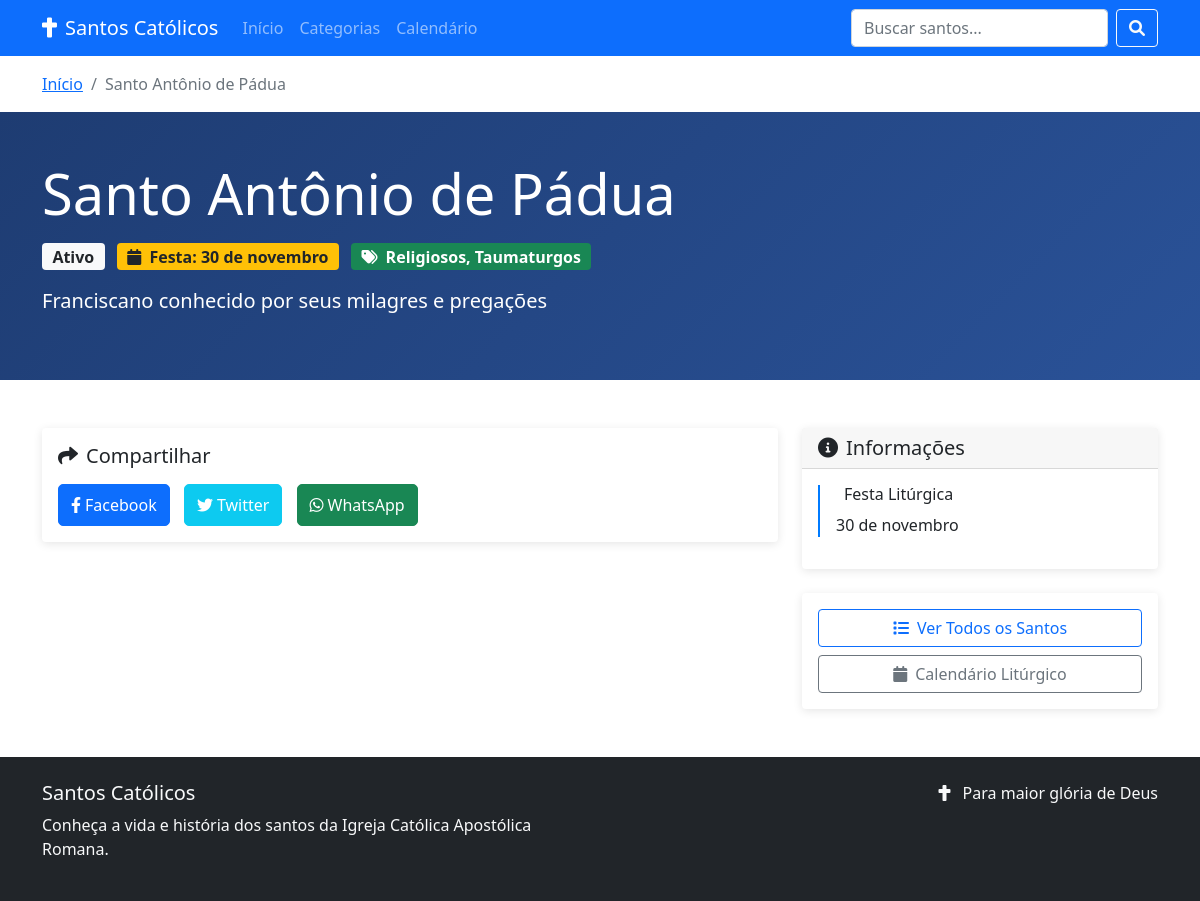
The page /santo.php?slug=santo-antonio on the database its author committed.
### tables this page shows
CREATE TABLE IF NOT EXISTS santos (
    id INT AUTO_INCREMENT PRIMARY KEY,
    nome VARCHAR(255) NOT NULL,
    nome_completo VARCHAR(255),
    slug VARCHAR(255) NOT NULL UNIQUE,
    resumo TEXT,
    biografia TEXT,
    data_nascimento DATE,
    local_nascimento VARCHAR(255),
    data_morte DATE,
    local_morte VARCHAR(255),
    data_canonizacao DATE,
    papa_canonizacao VARCHAR(255),
    data_festa DATE,
    padroeiro_de TEXT,
    simbolos TEXT,
    imagem VARCHAR(255),
    milagres TEXT,
    oracao TEXT,
    status ENUM('ativo', 'inativo') DEFAULT 'ativo',
    created_at TIMESTAMP DEFAULT CURRENT_TIMESTAMP,
    updated_at TIMESTAMP DEFAULT CURRENT_TIMESTAMP ON UPDATE CURRENT_TIMESTAMP
);

### classes/Santo.php (called while the page is built, shortened)
<?php
class Santo {
    private $conn;
    private $table_name = "santos";
    public function __construct($db) {
        $this->conn = $db;
    }
    public function buscarPorSlug($slug) {
        try {
            $query = "SELECT s.*, GROUP_CONCAT(DISTINCT c.nome ORDER BY c.nome SEPARATOR ', ') as categorias
                      FROM " . $this->table_name . " s
                      LEFT JOIN santo_categoria sc ON s.id = sc.santo_id
                      LEFT JOIN categorias c ON sc.categoria_id = c.id
                      WHERE s.slug = :slug AND s.status = 'ativo'
                      GROUP BY s.id";
            $stmt = $this->conn->prepare($query);
            $stmt->bindParam(':slug', $slug, PDO::PARAM_STR);
            $stmt->execute();
            return $stmt->fetch();
        } catch(PDOException $e) {
            error_log("Erro ao buscar santo por slug: " . $e->getMessage());
            return false;
        }
    }
}
?>

### utils/functions.php (called while the page is built, shortened)
<?php
function formatarDataLiturgica($data) {
    $meses = [
        1 => 'janeiro', 2 => 'fevereiro', 3 => 'março', 4 => 'abril',
        5 => 'maio', 6 => 'junho', 7 => 'julho', 8 => 'agosto',
        9 => 'setembro', 10 => 'outubro', 11 => 'novembro', 12 => 'dezembro'
    ];
    $timestamp = strtotime($data);
    $dia = date('j', $timestamp);
    $mes_num = (int)date('n', $timestamp);
    $mes = isset($meses[$mes_num]) ? $meses[$mes_num] : '';
    return "$dia de $mes";
}
?>

### santo.php (the view, shortened to what this page needs)
<?php
require_once 'classes/Santo.php';
require_once 'utils/functions.php';
$database = new Database();
$db = $database->getConnection();
$santoObj = new Santo($db);
$slug = $_GET['slug'];
$santo = $santoObj->buscarPorSlug($slug);
?>
<!DOCTYPE html>
<html lang="pt-BR">
<head>
    <link href="https://cdnjs.cloudflare.com/ajax/libs/bootstrap/5.1.3/css/bootstrap.min.css" rel="stylesheet">
    <link href="https://cdnjs.cloudflare.com/ajax/libs/font-awesome/6.0.0/css/all.min.css" rel="stylesheet">
</head>
<body>
    <nav class="navbar navbar-expand-lg navbar-dark bg-primary">
        <div class="container">
            <a class="navbar-brand" href="index.php">
                <i class="fas fa-cross me-2"></i>Santos Católicos
            </a>
            <div class="collapse navbar-collapse" id="navbarNav">
                <ul class="navbar-nav me-auto">
                    <li class="nav-item">
                        <a class="nav-link" href="index.php">Início</a>
                    </li>
                    <li class="nav-item">
                        <a class="nav-link" href="categorias.php">Categorias</a>
                    </li>
                    <li class="nav-item">
                        <a class="nav-link" href="calendario.php">Calendário</a>
                    </li>
                </ul>
                <form class="d-flex" method="GET" action="index.php">
                    <input class="form-control me-2" type="search" name="busca" placeholder="Buscar santos...">
                    <button class="btn btn-outline-light" type="submit">
                        <i class="fas fa-search"></i>
                    </button>
                </form>
            </div>
        </div>
    </nav>
    <div class="container mt-3">
        <nav aria-label="breadcrumb">
            <ol class="breadcrumb">
                <li class="breadcrumb-item"><a href="index.php">Início</a></li>
                <li class="breadcrumb-item active" aria-current="page"><?= htmlspecialchars($santo['nome']) ?></li>
            </ol>
        </nav>
    </div>
    <section class="saint-header">
        <div class="container">
            <div class="row align-items-center">
                <div class="col-lg-8">
                    <h1 class="display-4 mb-3"><?= htmlspecialchars($santo['nome']) ?></h1>
                    <div class="mb-3">
                        <span class="badge bg-light text-dark fs-6 me-2">
                            <?= ucfirst($santo['status']) ?>
                        </span>
                        <?php if ($santo['data_festa']): ?>
                        <span class="badge bg-warning text-dark fs-6 me-2">
                            <i class="fas fa-calendar me-1"></i>
                            Festa: <?= formatarDataLiturgica($santo['data_festa']) ?>
                        </span>
                        <?php endif; ?>
                        <?php if ($santo['categorias']): ?>
                        <span class="badge bg-success fs-6">
                            <i class="fas fa-tags me-1"></i>
                            <?= htmlspecialchars($santo['categorias']) ?>
                        </span>
                        <?php endif; ?>
                    </div>
                    <?php if ($santo['resumo']): ?>
                    <p class="lead"><?= htmlspecialchars($santo['resumo']) ?></p>
                    <?php endif; ?>
                </div>
            </div>
        </div>
    </section>
    <div class="container my-5">
        <div class="row">
            <div class="col-lg-8">
                <div class="card info-card">
                    <div class="card-body">
                        <h5 class="mb-3">
                            <i class="fas fa-share me-2"></i>Compartilhar
                        </h5>
                        <div class="share-buttons">
                            <a href="https://www.facebook.com/sharer/sharer.php?u=<?= urlencode('http://' . $_SERVER['HTTP_HOST'] . $_SERVER['REQUEST_URI']) ?>"
                               target="_blank" class="btn btn-primary">
                                <i class="fab fa-facebook-f me-1"></i>Facebook
                            </a>
                            <a href="https://twitter.com/intent/tweet?text=<?= urlencode($santo['nome'] . ' - ' . $santo['resumo']) ?>&url=<?= urlencode('http://' . $_SERVER['HTTP_HOST'] . $_SERVER['REQUEST_URI']) ?>"
                               target="_blank" class="btn btn-info">
                                <i class="fab fa-twitter me-1"></i>Twitter
                            </a>
                            <a href="https://wa.me/?text=<?= urlencode($santo['nome'] . ' - ' . $santo['resumo'] . ' http://' . $_SERVER['HTTP_HOST'] . $_SERVER['REQUEST_URI']) ?>"
                               target="_blank" class="btn btn-success">
                                <i class="fab fa-whatsapp me-1"></i>WhatsApp
                            </a>
                        </div>
                    </div>
                </div>
            </div>
            <div class="col-lg-4">
                <div class="card info-card mb-4">
                    <div class="card-header">
                        <h5 class="mb-0">
                            <i class="fas fa-info-circle me-2"></i>Informações
                        </h5>
                    </div>
                    <div class="card-body">
                        <?php if ($santo['data_festa']): ?>
                        <div class="timeline-item">
                            <h6><i class="fas fa-calendar-star text-success me-2"></i>Festa Litúrgica</h6>
                            <p class="mb-0"><?= formatarDataLiturgica($santo['data_festa']) ?></p>
                        </div>
                        <?php endif; ?>
                    </div>
                </div>
                <div class="card info-card">
                    <div class="card-body text-center">
                        <a href="index.php" class="btn btn-outline-primary mb-2 w-100">
                            <i class="fas fa-list me-2"></i>Ver Todos os Santos
                        </a>
                        <a href="calendario.php" class="btn btn-outline-secondary w-100">
                            <i class="fas fa-calendar me-2"></i>Calendário Litúrgico
                        </a>
                    </div>
                </div>
            </div>
        </div>
    </div>
    <footer class="bg-dark text-light py-4">
        <div class="container">
            <div class="row">
                <div class="col-md-6">
                    <h5>Santos Católicos</h5>
                    <p>Conheça a vida e história dos santos da Igreja Católica Apostólica Romana.</p>
                </div>
                <div class="col-md-6 text-md-end">
                    <p class="mb-0">
                        <i class="fas fa-cross me-2"></i>
                        Para maior glória de Deus
                    </p>
                </div>
            </div>
        </div>
    </footer>
</body>
</html>

### santo.php (style rules this page uses)
.saint-header { background: linear-gradient(135deg, #1e3c72 0%, #2a5298 100%); color: white; padding: 3rem 0; }
.info-card { border: none; box-shadow: 0 2px 10px rgba(0,0,0,0.1); }
.timeline-item { border-left: 2px solid #007bff; padding-left: 1rem; margin-bottom: 1rem; }
.share-buttons a { margin-right: 10px; padding: 8px 12px; border-radius: 5px; text-decoration: none; color: white; }
.breadcrumb { background: transparent; padding: 0; }

### rows shown on the page
santos: nome "Santo Antônio de Pádua", status "Ativo", data_festa "30 de novembro", resumo "Franciscano conhecido por seus milagres e pregações"

### other values the page prints
$santo['categorias'] "Religiosos, Taumaturgos"
